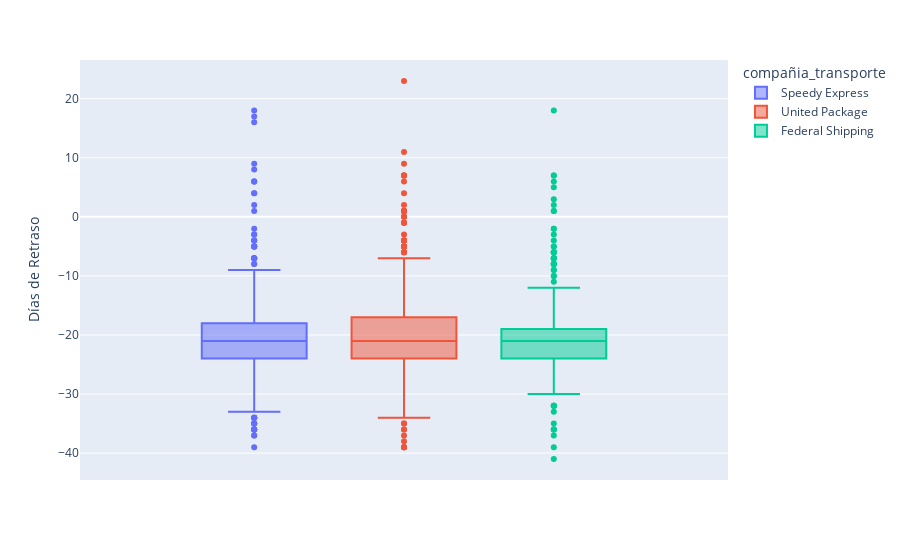

Write notebook code for a chart like this one.
### Code cell
figura_3 = px.box(data_frame=retraso_transporte
                  ,y= 'Días de Retraso'
                  ,color= 'compañia_transporte')
plt.show()
figura_3

### Figure 1 — Plotly figure (JSON) as saved in the notebook; plotly's stock layout.template omitted (floating-point values rounded to 4 significant figures; data arrays with more than 128 entries replaced by an {"elided": "..."} marker saying what was removed)
{"data": [{"alignmentgroup": "True", "hovertemplate": "compañia_transporte=Speedy Express<br>Días de Retraso=%{y}<extra></extra>", "legendgroup": "Speedy Express", "marker": {"color": "#636efa"}, "name": "Speedy Express", "notched": false, "offsetgroup": "Speedy Express", "orientation": "v", "showlegend": true, "type": "box", "x0": " ", "xaxis": "x", "y": {"elided": "249 int values"}, "y0": " ", "yaxis": "y"}, {"alignmentgroup": "True", "hovertemplate": "compañia_transporte=United Package<br>Días de Retraso=%{y}<extra></extra>", "legendgroup": "United Package", "marker": {"color": "#EF553B"}, "name": "United Package", "notched": false, "offsetgroup": "United Package", "orientation": "v", "showlegend": true, "type": "box", "x0": " ", "xaxis": "x", "y": {"elided": "326 int values"}, "y0": " ", "yaxis": "y"}, {"alignmentgroup": "True", "hovertemplate": "compañia_transporte=Federal Shipping<br>Días de Retraso=%{y}<extra></extra>", "legendgroup": "Federal Shipping", "marker": {"color": "#00cc96"}, "name": "Federal Shipping", "notched": false, "offsetgroup": "Federal Shipping", "orientation": "v", "showlegend": true, "type": "box", "x0": " ", "xaxis": "x", "y": {"elided": "255 int values"}, "y0": " ", "yaxis": "y"}], "layout": {"boxmode": "group", "legend": {"title": {"text": "compañia_transporte"}, "tracegroupgap": 0}, "margin": {"t": 60}, "xaxis": {"anchor": "y", "domain": [0, 1]}, "yaxis": {"anchor": "x", "domain": [0, 1], "title": {"text": "Días de Retraso"}}}}
